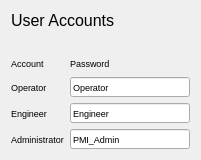
  <widget class="QFrame" name="gridFrame_4">
   <property name="geometry">
    <rect>
     <x>10</x>
     <y>40</y>
     <width>201</width>
     <height>141</height>
    </rect>
   </property>
   <layout class="QGridLayout" name="gridLayout_16">
    <item row="3" column="0">
     <widget class="QLabel" name="label_56">
      <property name="minimumSize">
       <size>
        <width>0</width>
        <height>15</height>
       </size>
      </property>
      <property name="font">
       <font>
        <pointsize>7</pointsize>
       </font>
      </property>
      <property name="text">
       <string>Operator</string>
      </property>
     </widget>
    </item>
    <item row="0" column="0" colspan="2">
     <widget class="QLabel" name="label_63">
      <property name="maximumSize">
       <size>
        <width>16777215</width>
        <height>40</height>
       </size>
      </property>
      <property name="font">
       <font>
        <pointsize>12</pointsize>
        <weight>50</weight>
        <bold>false</bold>
       </font>
      </property>
      <property name="text">
       <string>User Accounts</string>
      </property>
     </widget>
    </item>
    <item row="5" column="1">
     <widget class="QLineEdit" name="admin_pass_field">
      <property name="enabled">
       <bool>true</bool>
      </property>
      <property name="minimumSize">
       <size>
        <width>0</width>
        <height>20</height>
       </size>
      </property>
      <property name="font">
       <font>
        <pointsize>7</pointsize>
       </font>
      </property>
      <property name="text">
       <string>PMI_Admin</string>
      </property>
     </widget>
    </item>
    <item row="2" column="0">
     <widget class="QLabel" name="label_57">
      <property name="minimumSize">
       <size>
        <width>0</width>
        <height>15</height>
       </size>
      </property>
      <property name="font">
       <font>
        <pointsize>7</pointsize>
       </font>
      </property>
      <property name="text">
       <string>Account</string>
      </property>
     </widget>
    </item>
    <item row="4" column="0">
     <widget class="QLabel" name="label_60">
      <property name="minimumSize">
       <size>
        <width>0</width>
        <height>15</height>
       </size>
      </property>
      <property name="font">
       <font>
        <pointsize>7</pointsize>
       </font>
      </property>
      <property name="text">
       <string>Engineer</string>
      </property>
     </widget>
    </item>
    <item row="5" column="0">
     <widget class="QLabel" name="label_61">
      <property name="minimumSize">
       <size>
        <width>0</width>
        <height>15</height>
       </size>
      </property>
      <property name="font">
       <font>
        <pointsize>7</pointsize>
       </font>
      </property>
      <property name="text">
       <string>Administrator</string>
      </property>
     </widget>
    </item>
    <item row="2" column="1">
     <widget class="QLabel" name="label_62">
      <property name="minimumSize">
       <size>
        <width>0</width>
        <height>15</height>
       </size>
      </property>
      <property name="font">
       <font>
        <pointsize>7</pointsize>
       </font>
      </property>
      <property name="text">
       <string>Password</string>
      </property>
     </widget>
    </item>
    <item row="4" column="1">
     <widget class="QLineEdit" name="engineer_pass_field">
      <property name="enabled">
       <bool>true</bool>
      </property>
      <property name="minimumSize">
       <size>
        <width>0</width>
        <height>20</height>
       </size>
      </property>
      <property name="font">
       <font>
        <pointsize>7</pointsize>
       </font>
      </property>
      <property name="text">
       <string>Engineer</string>
      </property>
     </widget>
    </item>
    <item row="3" column="1">
     <widget class="QLineEdit" name="operator_pass_field">
      <property name="enabled">
       <bool>true</bool>
      </property>
      <property name="minimumSize">
       <size>
        <width>0</width>
        <height>20</height>
       </size>
      </property>
      <property name="font">
       <font>
        <pointsize>7</pointsize>
       </font>
      </property>
      <property name="text">
       <string>Operator</string>
      </property>
     </widget>
    </item>
    <item row="1" column="0">
     <widget class="QLabel" name="label_64">
      <property name="text">
       <string/>
      </property>
     </widget>
    </item>
   </layout>
  </widget>
